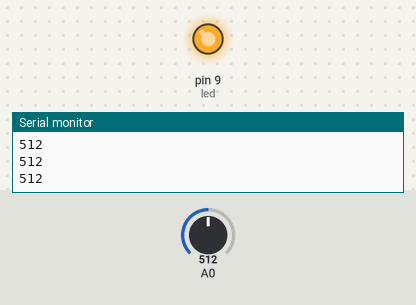
A sketch run on a simulated Arduino Uno, built with avr-gcc and run on an emulated ATmega328P. On the bench: output pins drawn as LEDs (lit = HIGH), the last lines printed to the serial monitor. Inputs (shaded band) come from the test bench; at power-on: A0 = 512.

Above: at 1.2 s.
1.3 s: A0 set to 883
2.8 s: A0 set to 914
At 4.0 s:
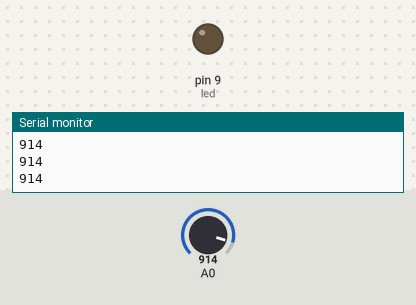
4.3 s: A0 set to 857
5.8 s: A0 set to 842
At 7.0 s:
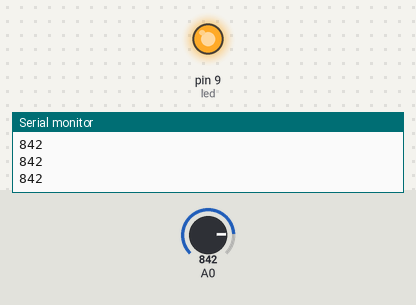
7.3 s: A0 set to 910
At 8.5 s:
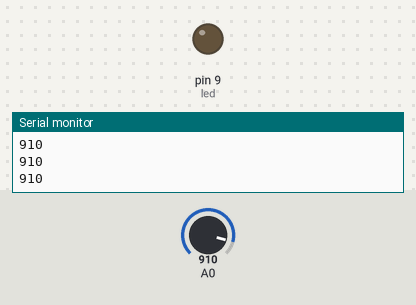
Timing chart, 0 to 9.8 s (numbered marks = the images above; inputs shaded):
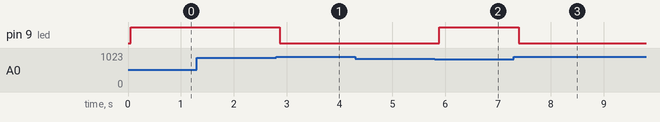

Measured:
- the behaviour switches between 900 and 901 on A0 (found by bisection; images 0 and 1)
- the behaviour switches between 850 and 849 on A0 (found by bisection; images 1 and 2)
- after the input at 2.8 s, pin 9 (led): HIGH → LOW after 0.07 s
- after the input at 5.8 s, pin 9 (led): LOW → HIGH after 0.08 s
- after the input at 7.3 s, pin 9 (led): HIGH → LOW after 0.09 s

The sketch:

LDR-Otomatik-Lamba.ino
```cpp
#define led 9

void setup() {

    pinMode(led,OUTPUT);
    Serial.begin(9600);

}

void loop() {

  int isik = analogRead(A0);
  Serial.println(isik);
  delay(50);

  if(isik > 900){
    digitalWrite(led,LOW);
  }

  if(isik < 850){
    digitalWrite(led,HIGH);
  }

}
```
